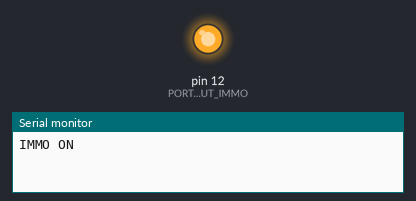
Bench run of a sketch on a simulated Arduino Uno, built with avr-gcc and run on an emulated ATmega328P. Parts: output pins drawn as LEDs (lit = HIGH), the last lines printed to the serial monitor.

Above: at 10.0 s.
At 30.0 s:
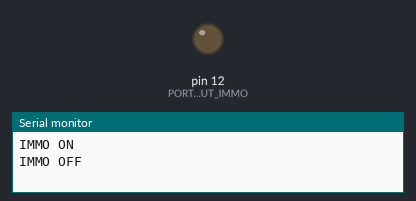
Timing chart, 0 to 52.0 s (numbered marks = the images above):
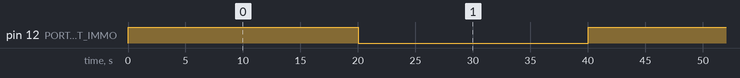

Measured:
- by itself, pin 12 (PORT_OUTPUT_IMMO): alternates HIGH for 20.0 s and LOW for 20.0 s

The sketch:

immo_test.ino
```cpp
#define PORT_OUTPUT_IMMO 12                         // d12 обходчик иммобилайзера

void setup() {
Serial.begin(9600);                                //скорость порта

pinMode(PORT_OUTPUT_IMMO, OUTPUT);                   //реле обходчика иммобилайзера
digitalWrite(PORT_OUTPUT_IMMO, LOW);                 //выкл.

}

void loop() {
digitalWrite(PORT_OUTPUT_IMMO, HIGH);
Serial.println("IMMO ON");         //включаем обходчик иммобилайзера
delay(20000);
digitalWrite(PORT_OUTPUT_IMMO, LOW);
Serial.println("IMMO OFF");         //выключаем обходчик иммобилайзера
delay(20000);
}
```
